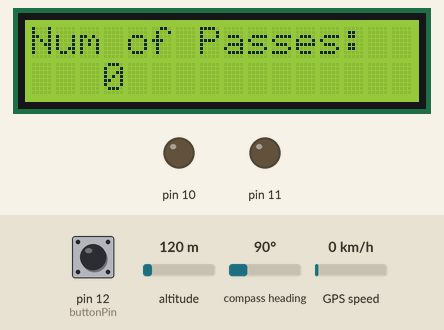
This sketch was run on a simulated Arduino Uno, built with avr-gcc and run on an emulated ATmega328P. Shown: 16×2 character LCD, output pins drawn as LEDs (lit = HIGH). Inputs (shaded band) come from the test bench; at power-on: altitude 120 m, GPS speed 0 km/h, pin 12 (buttonPin) LOW, compass heading 90°. The GPS gets a fix after 3 s at 37.7749, -122.4194 with 8 satellites; what the sketch prints to the serial monitor is not drawn.

Above: at 0.1 s.
At 9.2 s:
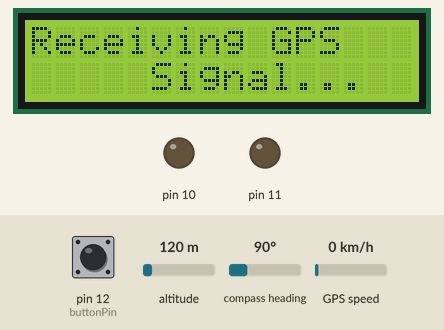
At 13.0 s:
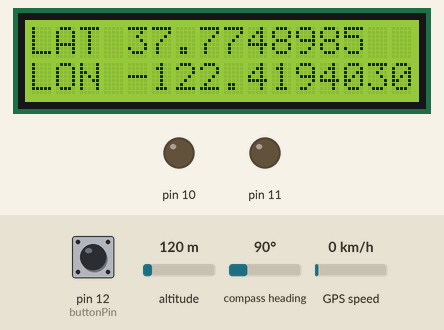
13.1 s: altitude set to 750 m
Timing chart, 0 to 14.9 s (numbered marks = the images above; inputs shaded):
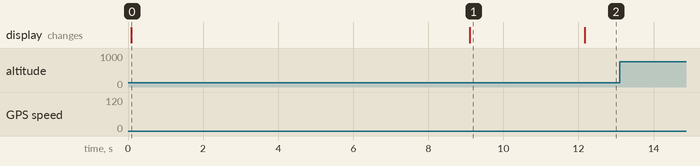

The sketch:

FinalProj.ino
```cpp
#include <TinyGPS++.h>
#include <SoftwareSerial.h>
#include <LiquidCrystal_I2C.h>

static const int TXPin = 3;
static const int RXPin = 4;
SoftwareSerial ss(RXPin, TXPin);
char TX[8];
//static const int UARTPin0 = RX;
//static const int UARTPin1 = TX;
static const uint32_t GPSBaudRate = 9600;
LiquidCrystal_I2C lcd(0x27, 16, 2);
TinyGPSPlus myGPSModule;

const int pingPin = 7;         // Trigger
const int echoPin = 6;         // Echo

//Button Pins
const int buttonPin = 12;
int counter = 0;    // counter for the number of button presses
int state = 0;       // current state of the up button
int previousState = 0;   // previous state of the up button
bool buttonPressed = false;
int passes = 0;


void setup() {
  Serial.begin(115200);
  ss.begin(GPSBaudRate);

  // Two Pushbuttons
  pinMode(13, INPUT); //button used for user to get # of passes
  pinMode(12, INPUT); //button used for user to press enter and proceed further
  pinMode(buttonPin, INPUT);

  // UART/RS232 Communication between Arduinos
  pinMode(11, OUTPUT);
  pinMode(10, OUTPUT);
}

void loop() {
  //INITIALIZE LCD USING I2C
  lcd.init();
  lcd.backlight();
  lcd.setCursor(0, 0);
  lcd.print("Num of Passes:");

  numOfPasses(passes);
  delay(2000);

  //Send #of passes to second arduino
  //sendSignalUART(passes);
  delay(7000); //wait 7 seconds
  Serial.begin(115200);

  //GPS - SETUP
  lcd.clear();
  lcd.setCursor(0,0);
  lcd.print("Receiving GPS");

  lcd.setCursor(5, 1);
  lcd.print("Signal...");
  delay(3000);
  lcd.clear();

  while(1){
    //Sends signal to second arduino.
    //Second Arduino will then receive the #of passes and start motors
    beginUART(passes);

  //GPS SIGNAL
  while (ss.available() > 0){
      if(myGPSModule.encode(ss.read())){
        Serial.write(ss.read());

    // print info to LCD
    lcd.setCursor(0, 0);
    lcd.print("LAT ");
    lcd.print(myGPSModule.location.lat(), 7);

    lcd.setCursor(0, 1);
    lcd.print("LON ");
    lcd.print(myGPSModule.location.lng(), 7);
      }
    }
  }
}

int numOfPasses(int passesVal){
 state = digitalRead(buttonPin);
 while(buttonPressed){
    if(state == 1){
      passesVal++;
      delay(100);
    }else if(state == 0){
      state = 0;
    }
 }
 lcd.setCursor(3, 1);
 lcd.print(passesVal);
 return passesVal;
}

int beginUART(int passesVal){
   TX[8] = passesVal;
   Serial.print(passesVal);

  if(Serial.available() > 0)
  {
    //equiv to wire.read but we are sending byte iifo
    //Serial.readBytes(RX, 7);
    Serial.write(TX, 7); //since [8] we send 7
    Serial.flush();
  }
  //softSerial.write(temperature);  //writes
  Serial.println(passesVal);  //Prints to console
  return passesVal;
}
```

Measured:
- what the display in image 0 shows lasts 9.0 s, from 0.1 s to 9.1 s
- what the display in image 1 shows lasts 3.1 s, from 9.1 s to 12.2 s
